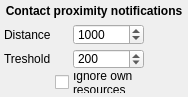
<?xml version="1.0" encoding="UTF-8"?>
<ui version="4.0">
 <class>ContactProximityNotificationOptions</class>
 <widget class="QWidget" name="ContactProximityNotificationOptions">
  <property name="geometry">
   <rect>
    <x>0</x>
    <y>0</y>
    <width>188</width>
    <height>94</height>
   </rect>
  </property>
  <property name="sizePolicy">
   <sizepolicy hsizetype="Expanding" vsizetype="Preferred">
    <horstretch>0</horstretch>
    <verstretch>0</verstretch>
   </sizepolicy>
  </property>
  <property name="windowTitle">
   <string notr="true">Contact proximity notification options</string>
  </property>
  <layout class="QVBoxLayout" name="verticalLayout">
   <property name="leftMargin">
    <number>4</number>
   </property>
   <property name="topMargin">
    <number>4</number>
   </property>
   <property name="rightMargin">
    <number>4</number>
   </property>
   <property name="bottomMargin">
    <number>4</number>
   </property>
   <item>
    <widget class="QLabel" name="lblTitle">
     <property name="sizePolicy">
      <sizepolicy hsizetype="Expanding" vsizetype="Preferred">
       <horstretch>0</horstretch>
       <verstretch>0</verstretch>
      </sizepolicy>
     </property>
     <property name="font">
      <font>
       <weight>75</weight>
       <bold>true</bold>
      </font>
     </property>
     <property name="text">
      <string>Contact proximity notifications</string>
     </property>
     <property name="alignment">
      <set>Qt::AlignCenter</set>
     </property>
    </widget>
   </item>
   <item>
    <layout class="QGridLayout" name="gridLayout">
     <property name="spacing">
      <number>4</number>
     </property>
     <item row="2" column="2">
      <widget class="QLabel" name="label">
       <property name="sizePolicy">
        <sizepolicy hsizetype="Expanding" vsizetype="Preferred">
         <horstretch>0</horstretch>
         <verstretch>0</verstretch>
        </sizepolicy>
       </property>
       <property name="text">
        <string>Ignore own resources</string>
       </property>
       <property name="wordWrap">
        <bool>true</bool>
       </property>
      </widget>
     </item>
     <item row="0" column="2">
      <layout class="QHBoxLayout" name="horizontalLayout">
       <item>
        <widget class="QSpinBox" name="spbDistance">
         <property name="sizePolicy">
          <sizepolicy hsizetype="Expanding" vsizetype="Fixed">
           <horstretch>0</horstretch>
           <verstretch>0</verstretch>
          </sizepolicy>
         </property>
         <property name="minimum">
          <number>100</number>
         </property>
         <property name="maximum">
          <number>9999</number>
         </property>
         <property name="singleStep">
          <number>10</number>
         </property>
         <property name="value">
          <number>1000</number>
         </property>
        </widget>
       </item>
       <item>
        <spacer name="horizontalSpacer">
         <property name="orientation">
          <enum>Qt::Horizontal</enum>
         </property>
         <property name="sizeType">
          <enum>QSizePolicy::Preferred</enum>
         </property>
         <property name="sizeHint" stdset="0">
          <size>
           <width>40</width>
           <height>20</height>
          </size>
         </property>
        </spacer>
       </item>
      </layout>
     </item>
     <item row="1" column="2">
      <layout class="QHBoxLayout" name="horizontalLayout_2">
       <item>
        <widget class="QSpinBox" name="spbTreshold">
         <property name="sizePolicy">
          <sizepolicy hsizetype="Expanding" vsizetype="Fixed">
           <horstretch>0</horstretch>
           <verstretch>0</verstretch>
          </sizepolicy>
         </property>
         <property name="minimum">
          <number>50</number>
         </property>
         <property name="maximum">
          <number>1000</number>
         </property>
         <property name="singleStep">
          <number>10</number>
         </property>
         <property name="value">
          <number>200</number>
         </property>
        </widget>
       </item>
       <item>
        <spacer name="horizontalSpacer_2">
         <property name="orientation">
          <enum>Qt::Horizontal</enum>
         </property>
         <property name="sizeType">
          <enum>QSizePolicy::Preferred</enum>
         </property>
         <property name="sizeHint" stdset="0">
          <size>
           <width>40</width>
           <height>20</height>
          </size>
         </property>
        </spacer>
       </item>
      </layout>
     </item>
     <item row="0" column="0">
      <widget class="QLabel" name="lblDistance">
       <property name="text">
        <string>Distance</string>
       </property>
      </widget>
     </item>
     <item row="1" column="0">
      <widget class="QLabel" name="lblTreshold">
       <property name="text">
        <string>Treshold</string>
       </property>
      </widget>
     </item>
     <item row="2" column="1">
      <widget class="QCheckBox" name="chkIgnoreOwnResources">
       <property name="sizePolicy">
        <sizepolicy hsizetype="Preferred" vsizetype="Fixed">
         <horstretch>0</horstretch>
         <verstretch>0</verstretch>
        </sizepolicy>
       </property>
       <property name="text">
        <string/>
       </property>
      </widget>
     </item>
    </layout>
   </item>
  </layout>
 </widget>
 <resources/>
 <connections>
  <connection>
   <sender>spbDistance</sender>
   <signal>valueChanged(int)</signal>
   <receiver>ContactProximityNotificationOptions</receiver>
   <slot>onValueChanged(int)</slot>
   <hints>
    <hint type="sourcelabel">
     <x>82</x>
     <y>18</y>
    </hint>
    <hint type="destinationlabel">
     <x>78</x>
     <y>43</y>
    </hint>
   </hints>
  </connection>
  <connection>
   <sender>spbTreshold</sender>
   <signal>valueChanged(int)</signal>
   <receiver>ContactProximityNotificationOptions</receiver>
   <slot>onValueChanged(int)</slot>
   <hints>
    <hint type="sourcelabel">
     <x>82</x>
     <y>44</y>
    </hint>
    <hint type="destinationlabel">
     <x>78</x>
     <y>43</y>
    </hint>
   </hints>
  </connection>
  <connection>
   <sender>chkIgnoreOwnResources</sender>
   <signal>stateChanged(int)</signal>
   <receiver>ContactProximityNotificationOptions</receiver>
   <slot>onCheckStateChanged(int)</slot>
   <hints>
    <hint type="sourcelabel">
     <x>78</x>
     <y>69</y>
    </hint>
    <hint type="destinationlabel">
     <x>78</x>
     <y>43</y>
    </hint>
   </hints>
  </connection>
 </connections>
 <slots>
  <slot>onValueChanged(int)</slot>
  <slot>onCheckStateChanged(int)</slot>
 </slots>
</ui>
